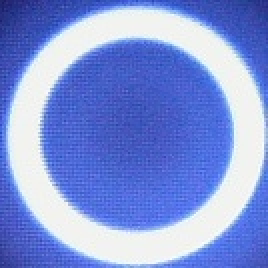
#> input picture pythonProject2/color_led1_on.jpg, 134 x 134 px (shown 2 times larger)
$ python detect_color.py
#> lines starting #> are read from the running program, lines starting #| are printed output that depends on the picture; after the words box and inside, x2 and y2 are one past the last pixel; in counts of white or black regions, pixels touching at a corner belong together
import cv2
import numpy as np


def anh_histogram(image):
    anh_xam = cv2.cvtColor(image, cv2.COLOR_BGR2GRAY)
    anh_can_bang = cv2.equalizeHist(anh_xam)
    anh_can_bang_mau = cv2.cvtColor(anh_can_bang, cv2.COLOR_GRAY2BGR)
    gia_tri_toi_thieu, gia_tri_toi_da, _, _ = cv2.minMaxLoc(anh_can_bang)

    # change !
    nguong = gia_tri_toi_da * 0
    anh_cai_tien_tuong_phan = anh_can_bang_mau.copy()
    anh_cai_tien_tuong_phan[anh_can_bang_mau < nguong] = 0
    return anh_cai_tien_tuong_phan


def xac_dinh_vung_trang(anh):
    anh_xam = cv2.cvtColor(anh, cv2.COLOR_BGR2GRAY)
    _, anh_nhi_phan = cv2.threshold(anh_xam, 0, 255, cv2.THRESH_BINARY)
    vung_trang = np.where(anh_nhi_phan == 255)
    return vung_trang


def trich_xuat_hex_color(anh, vung_trang):
    anh_rgb = cv2.cvtColor(anh, cv2.COLOR_BGR2RGB)
    gia_tri_mau = anh_rgb[vung_trang]

    hex_colors = []
    for pixel in gia_tri_mau:
        hex_color = '#{:02x}{:02x}{:02x}'.format(pixel[0], pixel[1], pixel[2])
        hex_colors.append(hex_color)

    return hex_colors


def chuyen_doi_gia_tri_trung_binh(hex_colors):
    if len(hex_colors) == 0:
        return None

    red_values = []
    green_values = []
    blue_values = []

    for hex_color in hex_colors:
        red = int(hex_color[1:3], 16)
        green = int(hex_color[3:5], 16)
        blue = int(hex_color[5:7], 16)

        red_values.append(red)
        green_values.append(green)
        blue_values.append(blue)

    red_avg = int(np.mean(red_values))
    green_avg = int(np.mean(green_values))
    blue_avg = int(np.mean(blue_values))

    avg_hex_color = '#{:02x}{:02x}{:02x}'.format(red_avg, green_avg, blue_avg)
    return avg_hex_color


def main():
    anh = cv2.imread("color_led1_on.jpg")
#> anh is the input picture: shape (134, 134, 3); mean B, G, R 218.2, 148, 128.3

    anh_cai_tien = anh_histogram(anh)
#> in anh_histogram, `anh_xam = cv2.cvtColor(image, cv2.COLOR_BGR2GRAY)`:
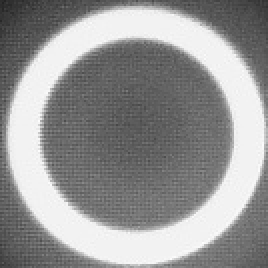
#> anh_xam: shape (134, 134) (shown 2 times larger); min 35, max 254, mean 150.1
#> in anh_histogram, `anh_can_bang = cv2.equalizeHist(anh_xam)`:
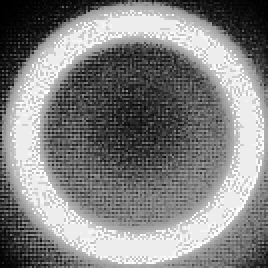
#> anh_can_bang: shape (134, 134) (shown 2 times larger); min 0, max 255, mean 130.6
#> in anh_histogram, `gia_tri_toi_thieu, gia_tri_toi_da, _, _ = cv2.minMaxLoc(anh_can_bang)`: gia_tri_toi_thieu = 0; gia_tri_toi_da = 255
#> in anh_histogram, `nguong = gia_tri_toi_da * 0`: nguong = 0

    cv2.imshow("Anh Goc", anh)

    vung_trang = xac_dinh_vung_trang(anh_cai_tien)
#> in xac_dinh_vung_trang, `_, anh_nhi_phan = cv2.threshold(anh_xam, 0, 255, cv2.THRESH_BINARY)`:
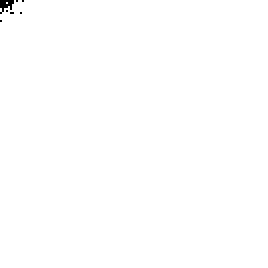
#> anh_nhi_phan: shape (134, 134) (shown 2 times larger); 99.8% white; 7 black regions (6 under 20 px), largest, box (x1, y1, x2, y2) and area: (0, 0, 7, 7) 28
#> in xac_dinh_vung_trang, `vung_trang = np.where(anh_nhi_phan == 255)`: vung_trang = 17921 positions, rows 0 to 133, columns 0 to 133
#> vung_trang = 17921 positions, rows 0 to 133, columns 0 to 133

    hex_colors = trich_xuat_hex_color(anh, vung_trang)
#> the loop in trich_xuat_hex_color, `for pixel in gia_tri_mau:` made 17921 passes
#> (pixel, hex_color) on passes 1 to 3: ([40, 47, 127], '#282f7f'), ([38, 43, 125], '#262b7d'), ([41, 43, 126], '#292b7e')
#> after the loop in trich_xuat_hex_color, `for pixel in gia_tri_mau:`: hex_colors = 17921 items, first 6: '#282f7f', '#262b7d', '#292b7e', '#2d2f86', '#272d83', '#2b358c'

    avg_hex_color = chuyen_doi_gia_tri_trung_binh(hex_colors)
#> the loop in chuyen_doi_gia_tri_trung_binh, `for hex_color in hex_colors:` made 17921 passes
#> (hex_color, red, green, blue) on passes 1 to 3: ('#282f7f', 40, 47, 127), ('#262b7d', 38, 43, 125), ('#292b7e', 41, 43, 126)
#> after the loop in chuyen_doi_gia_tri_trung_binh, `for hex_color in hex_colors:`: blue_values = 17921 values, max 255 at index 434, min 121 at index 510, mean 218.4; green_values = 17921 values, max 255 at index 3870, min 43 at index 1, mean 148.2; red_values = 17921 values, max 250 at index 4362, min 26 at index 524, mean 128.5
#> in chuyen_doi_gia_tri_trung_binh, `red_avg = int(np.mean(red_values))`: red_avg = 128
#> in chuyen_doi_gia_tri_trung_binh, `green_avg = int(np.mean(green_values))`: green_avg = 148
#> in chuyen_doi_gia_tri_trung_binh, `blue_avg = int(np.mean(blue_values))`: blue_avg = 218
#> in chuyen_doi_gia_tri_trung_binh, `avg_hex_color = '#{:02x}{:02x}{:02x}'.format(red_avg, green_avg, blue_..`: avg_hex_color = '#8094da'
#> avg_hex_color = '#8094da'
    print("Giá trị trung bình hex color của vùng trắng: ", avg_hex_color)
#| Giá trị trung bình hex color của vùng trắng:  #8094da

    cv2.waitKey(0)
    cv2.destroyAllWindows()


if __name__ == "__main__":
    main()
